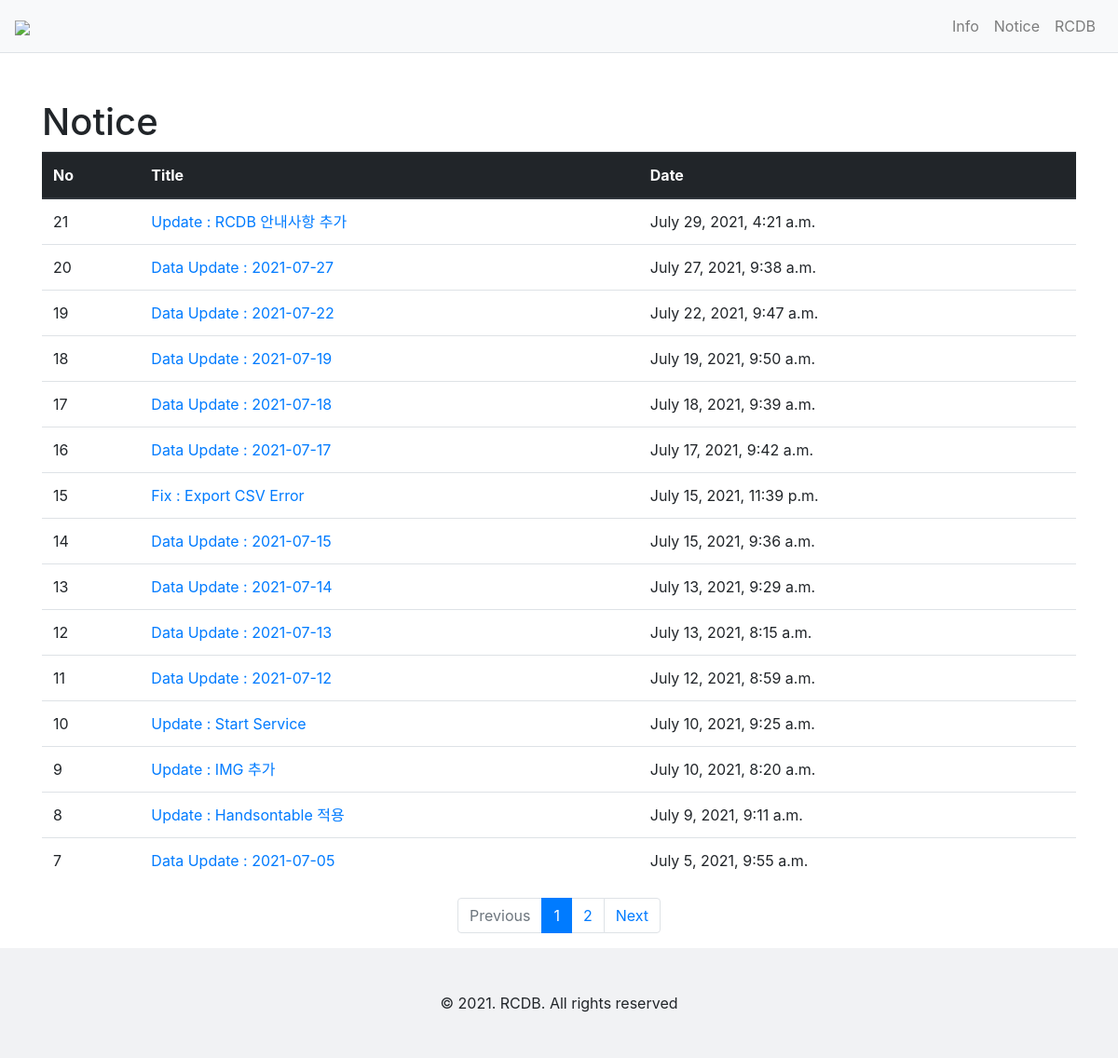
Before: /notice/ with the older database file.
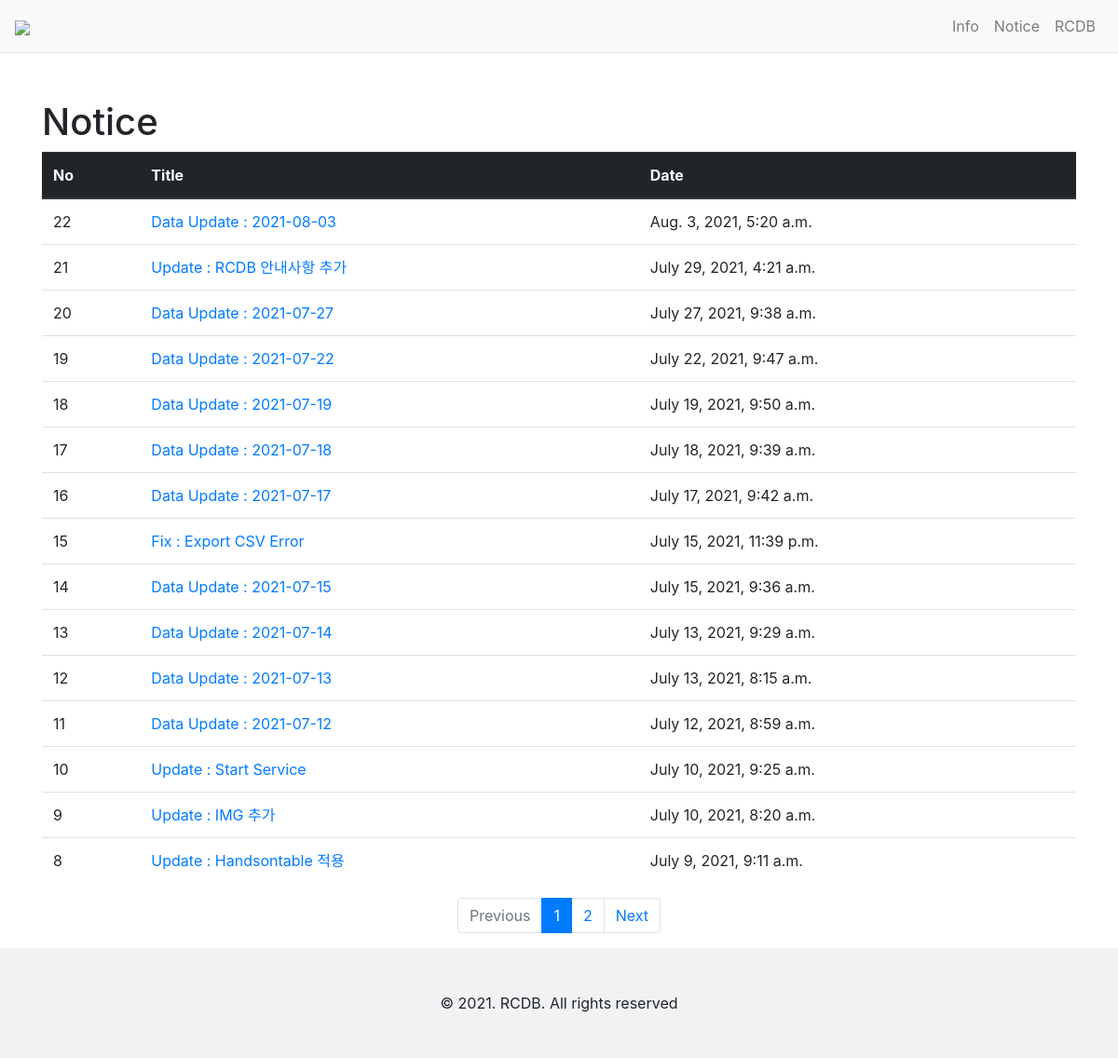
After: the same page with the newer database file.
### notice/models.py (models this page shows, shortened)
class Notice(models.Model):
    subject = models.CharField(max_length=100)
    content = models.TextField()
    create_date = models.DateTimeField()

### notice/views.py (the view)
# urls.py: path('', views.index, name='index'),
def index(request):
    page = request.GET.get('page', '1')
    notice_list = Notice.objects.order_by('-create_date')
    paginator = Paginator(notice_list, 15)
    page_obj = paginator.get_page(page)
    context = {'notice_list': page_obj}
    return render(request, 'notice/notice_list.html', context)

### notice/templatetags/md_filter.py (called while the page is built)
@register.filter
def sub(value, arg):
    return value - arg

### templates/notice/notice_list.html
{% extends 'base.html' %}
{% load md_filter %}
{% block content %}
<div class="container my-3">
    <h1 style="margin-top : 50px ;">Notice</h1>
    <table class="table">
        <thead>
        <tr class="thead-dark">
            <th>No</th>
            <th>Title</th>
            <th>Date</th>
        </tr>
        </thead>
        <tbody>
        {% if notice_list %}
        {% for notice in notice_list %}
        <tr>
            <td>{{ notice_list.paginator.count|sub:notice_list.start_index|sub:forloop.counter0|add:1 }}</td>
            <td>
                <a href="{% url 'notice:detail' notice.id %}">{{ notice.subject }}</a>
            </td>
            <td>{{ notice.create_date }}</td>
        </tr>
        {% endfor %}
        {% else %}
        <tr>
            <td colspan="3">공지가 없습니다.</td>
        </tr>
        {% endif %}
        </tbody>
    </table>
    <ul class="pagination justify-content-center">
        {% if notice_list.has_previous %}
        <li class="page-item">
            <a class="page-link" href="?page={{ notice_list.previous_page_number }}">Previous</a>
        </li>
        {% else %}
        <li class="page-item disabled">
            <a class="page-link" tabindex="-1" aria-disabled="true" href="#">Previous</a>
        </li>
        {% endif %}
        {% for page_number in notice_list.paginator.page_range %}
        {% if page_number >= notice_list.number|add:-5 and page_number <= notice_list.number|add:5 %}
            {% if page_number == notice_list.number %}
            <li class="page-item active" aria-current="page">
                <a class="page-link" href="?page={{ page_number }}">{{ page_number }}</a>
            </li>
            {% else %}
            <li class="page-item">
                <a class="page-link" href="?page={{ page_number }}">{{ page_number }}</a>
            </li>
            {% endif %}
            {% endif %}
        {% endfor %}
        {% if notice_list.has_next %}
        <li class="page-item">
            <a class="page-link" href="?page={{ notice_list.next_page_number }}">Next</a>
        </li>
        {% else %}
        <li class="page-item disabled">
            <a class="page-link" tabindex="-1" aria-disabled="true" href="#">Next</a>
        </li>
        {% endif %}
    </ul>
</div>
{% endblock %}

### templates/base.html (shortened to what this page needs)
{% load static %}
<!doctype html>
<html lang="ko">
    <head>
        <link rel="stylesheet" href="https://maxcdn.bootstrapcdn.com/bootstrap/4.0.0/css/bootstrap.min.css">
        <link href="https://cdn.jsdelivr.net/npm/handsontable@9.0.1/dist/handsontable.full.min.css" rel="stylesheet" media="screen">
    </head>
    <body>
        {% include "navbar.html" %}
        {% block content %}
        {% endblock %}
        {% include 'footer.html' %}
    </body>
</html>

### templates/navbar.html (shortened to what this page needs)
<nav class="navbar navbar-expand-lg navbar-light bg-light border-bottom">
    <a class="navbar-brand" href="{% url 'main:index' %}"><img src="https://github.com/ChanToRe/RCDB/blob/master/img/Logo.png?raw=true"></a>
    <div class="collapse navbar-collapse flex-grow-0 justify-content-end bg-light" id="navbarNav">
        <ul class="navbar-nav">
            <li class="nav-item">
                <a class="nav-link" href="{% url 'info:index' %}">Info</a>
            </li>
            <li class="nav-item ">
                <a class="nav-link" href="{% url 'notice:index' %}">Notice</a>
            </li>
                <a class="nav-link" href="{% url 'rcdb:index' %}">RCDB</a>
        </ul>
    </div>
</nav>

### templates/footer.html
<div style = "position:relative; left:0; bottom:0; width:100%; padding:15px 0; text-align:center; background:#F1F2F4">
    <div style="margin-top:2rem; margin-bottom:2rem;">
        <footer>© 2021. RCDB. All rights reserved</footer>
    </div>
</div>

Changed rows visible on the page:
no longer on this page (row unchanged): Notice: paginator.count|sub "7", subject "Data Update : 2021-07-05", create_date "July 5, 2021, 9:55 a.m."
added Notice: paginator.count|sub "22", subject "Data Update : 2021-08-03", create_date "Aug. 3, 2021, 5:20 a.m."
